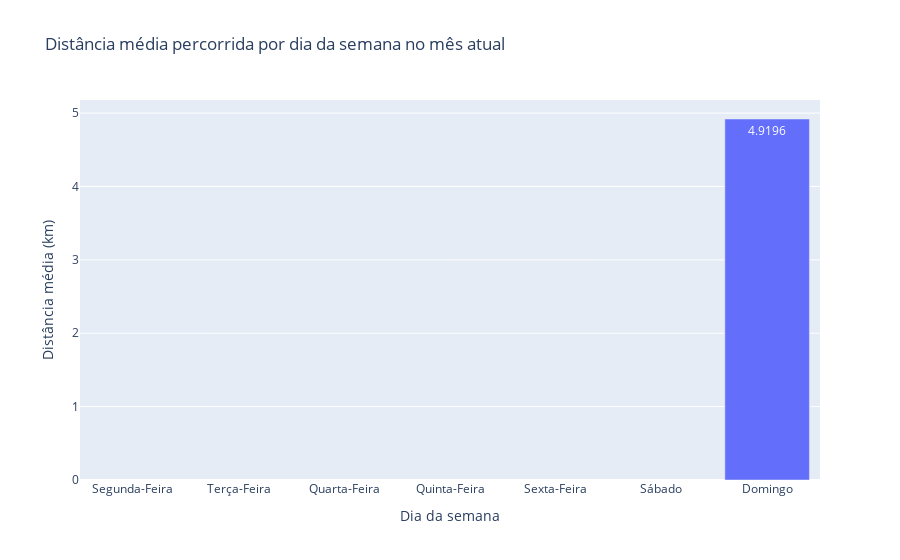

Notebook code for this chart:
### Code cell
df_km_mean = df_kms.groupby('dia_da_semana')['distance'].mean().reset_index()
df_km_mean.columns = ['Dia da semana', 'Distância média (km)']

# Gráfico com as distâncias médias por dia da semana neste mês
fig = px.bar(df_km_mean, x='Dia da semana', y='Distância média (km)',
             title='Distância média percorrida por dia da semana no mês atual')

# Rotulo de dados
fig.update_traces(texttemplate='%{y}')
             
fig.show()

fig.write_image("../reports/img/distancia_media_mes.png")

### Figure 1 — Plotly figure (JSON) as saved in the notebook; plotly's stock layout.template omitted (floating-point values rounded to 4 significant figures)
{"data": [{"alignmentgroup": "True", "hovertemplate": "Dia da semana=%{x}<br>Distância média (km)=%{y}<extra></extra>", "legendgroup": "", "marker": {"color": "#636efa", "pattern": {"shape": ""}}, "name": "", "offsetgroup": "", "orientation": "v", "showlegend": false, "textposition": "auto", "texttemplate": "%{y}", "type": "bar", "x": ["Segunda-Feira", "Terça-Feira", "Quarta-Feira", "Quinta-Feira", "Sexta-Feira", "Sábado", "Domingo"], "xaxis": "x", "y": [null, null, null, null, null, null, 4.92], "yaxis": "y"}], "layout": {"barmode": "relative", "legend": {"tracegroupgap": 0}, "title": {"text": "Distância média percorrida por dia da semana no mês atual"}, "xaxis": {"anchor": "y", "domain": [0, 1], "title": {"text": "Dia da semana"}}, "yaxis": {"anchor": "x", "domain": [0, 1], "title": {"text": "Distância média (km)"}}}}
